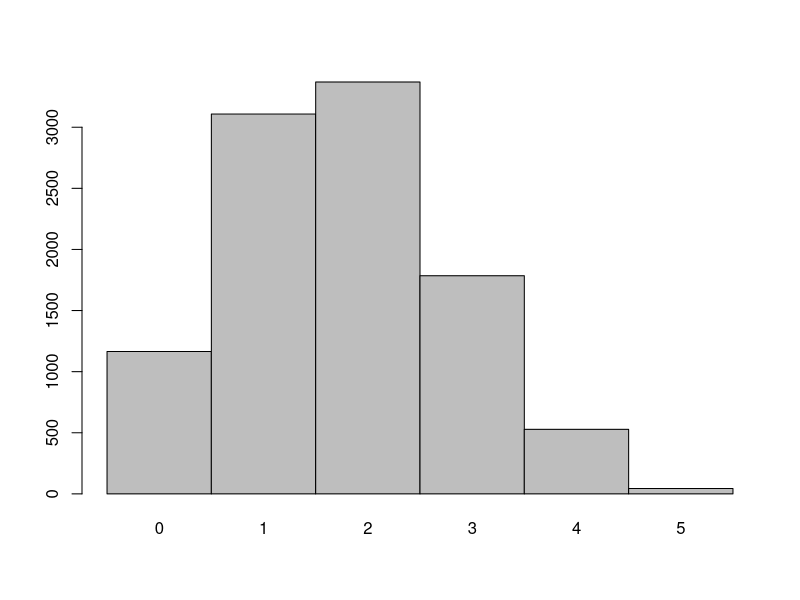

The R script that drew this image:
## ---- chunk 1
knitr::opts_chunk$set(echo = TRUE)
## ---- chunk 2
a = 1 - pbinom(q=3, size=5, prob=0.2)  # 3번 이하
b = 1 - pbinom(q=3, size=5, prob=0.5)
c = 1 - pbinom(q=3, size=5, prob=0.8)

print(paste(round(a, 4), ',', b, ',', round(c, 4)))
## ---- chunk 3
data = rbinom(n=10000, size=5, prob=0.35)
barplot(table(data), space=0)             # 최빈값은 2
## ---- chunk 4
n=6
p=2/3

answer_1 = pbinom(q=3, size=n, prob=p)  # 4번 미만
answer_2 = 1 - pbinom(q=3, size=n, prob=p)  # 4번 이상
answer_3 = pbinom(q=5, size=n, prob=p) - pbinom(q=1, size=n, prob=p)  # 2~5번

cat(" (1)", answer_1, "\n", "(2)", answer_2, "\n", "(3)", answer_3)
## ---- chunk 5
n=7
p=0.85
answer_1 = 1 - pbinom(q=4, size=n, prob=p)
answer_2 = pbinom(q=3, size=n, prob=1-p)

cat(" (1)", answer_1, "\n", "(2)", answer_2)
## ---- chunk 6
n=c(9, 16, 20)
p=c(0.7, 0.6, 0.3)
answer_1 = pbinom(q=5, size=n[1], prob=p[1])
answer_2 = pbinom(q=11, size=n[2], prob=p[2]) - pbinom(q=5, size=n[2], prob=p[2])
answer_3 = dbinom(x=6, size=n[3], prob=p[3])

cat(" (1)", answer_1, "\n", "(2)", answer_2, "\n", "(3)", answer_3)
## ---- chunk 7
n=19
p=0.7
answer_1 = pbinom(q=13, size=n, prob=p)
answer_2 = 1 - pbinom(q=16, size=n, prob=p)

cat(" (1)", answer_1, "\n", "(2)", answer_2)
## ---- chunk 8
n=20
p=0.2
answer_1 = pbinom(q=3, size=n, prob=p)
answer_2 = dbinom(x=4, size=n, prob=p)

cat(" (1)", answer_1, "\n", "(2) 기대인원수: 4명, 확률:", answer_2)
## ---- chunk 9
n_x=130
n_y=85
p_x=9/16
p_y=1/16
answer_1 = c(n_x * p_x, sqrt(n_x * p_x * (1 - p_x)))
answer_2 = c(n_y * p_y, sqrt(n_y * p_y * (1 - p_y)))

cat(" (1)", answer_1, "\n", "(2)", answer_2)
## ---- chunk 10
n=80
p=0.35
answer_1 = c(n * p, sqrt(n * p * (1 - p)))
answer_2 = c(60 / (1 - (6^2 / 60)), 1 - (6^2 / 60))

cat(" (1)", answer_1, "\n", "(2)", answer_2)
## ---- chunk 11
# 이항분포 풀이
answer = 1 - (0.7)^10 - dbinom(x=9, size=10, prob=0.7) * 0.7  
# 음이항분포 풀이
# answer = 1 - dnbinom(x=0, size=10, prob=0.7) - dnbinom(x=1, size=10, prob=0.7)

cat(" (1)", answer_1)
## ---- chunk 12
n = 8
p = 8 / (15+8)
answer_1 = 1 - phyper(q=2, m=8, n=15, k=8) # help 설명 읽어보면 좋음
answer_2 = n*p

cat(" 여자가 3명 이상일 확률:", answer_1, "\n", "예상 여자 신입직원 수", answer_2)
## ---- chunk 13
n = 5
p = 6 / 50
answer_1 = dhyper(x=0, m=6, n=44, k=5)
answer_2 = 1 - answer_1
answer_3 = n*p

cat(" (1)", answer_1, "\n", "(2)", answer_2, "\n", "(3)", answer_3)
## ---- chunk 14
m = 100 * 0.04
answer_1 = ppois(q = 5, lambda = m)
answer_2 = 1 - ppois(q = 6, lambda = m)
answer_3 = dpois(x=0, lambda = m)

cat(" (1)", answer_1, "\n", "(2)", answer_2, "\n", "(3)", answer_3)
## ---- chunk 15
m = 6/5
answer_1 = ppois(q = 2, lambda = m)
answer_2 = dpois(x = 2, lambda = m) + dpois(x = 3, lambda = m)
answer_3 = 1 - answer_1

cat(" (1)", answer_1, "\n", "(2)", answer_2, "\n", "(3)", answer_3)
## ---- chunk 16
m = 94
answer = ppois(q = 90, lambda = m)

cat(answer)  # 이유는 모르겠는데 정답이랑 안 맞다. 정답은 0.084
